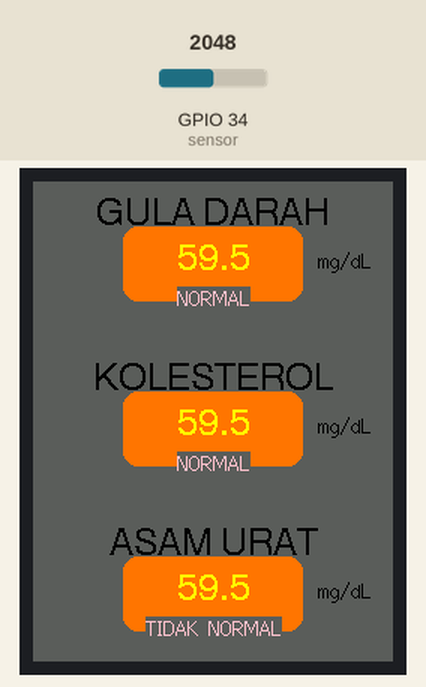
Bench run of a sketch on a simulated ESP32. Shown: 240×320 colour display. The inputs (shaded band) are chosen by the test bench; at power-on: GPIO 34 (sensor) = 2048. The audio player accepts every command and is not drawn; what the sketch prints to the serial monitor is not drawn.

Above: at 2.8 s.
2.9 s: GPIO 34 (sensor) set to 2990
At 4.26 s:
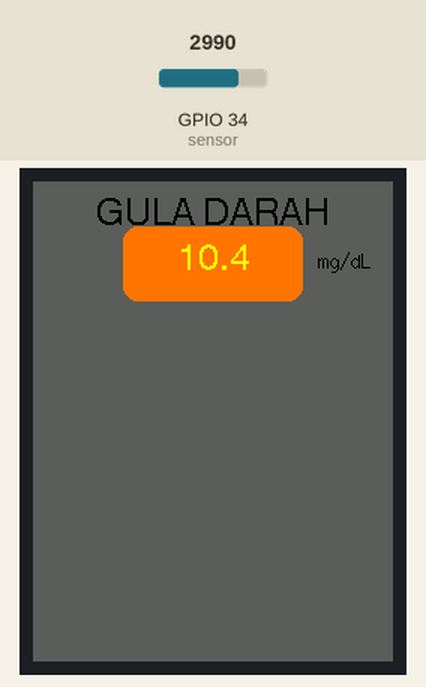
5.8 s: GPIO 34 (sensor) set to 3120
At 7.4 s:
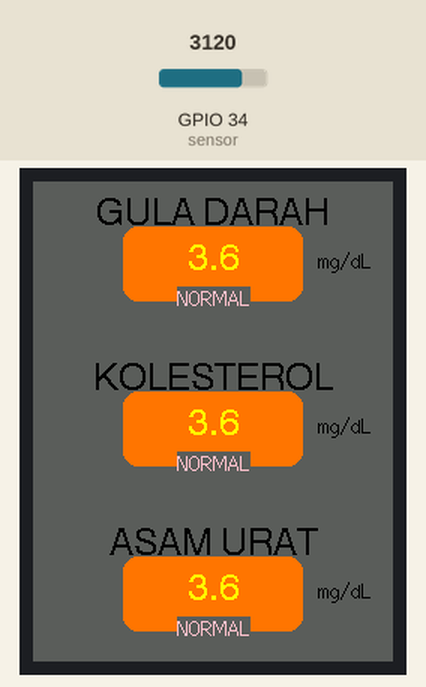
10.3 s: GPIO 34 (sensor) set to 2047
At 11.6 s:
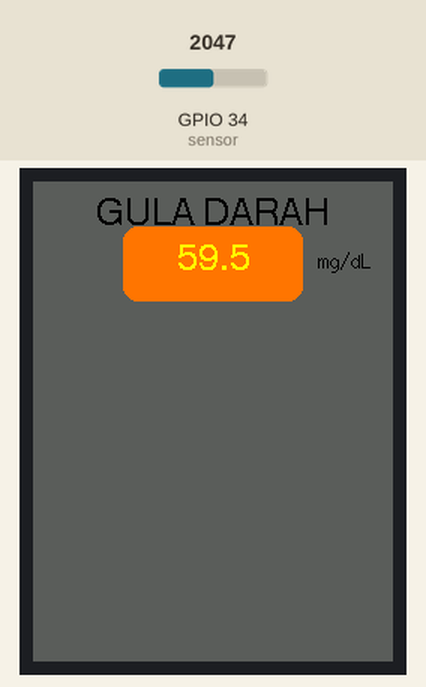
Timing chart, 0 to 13.3 s (numbered marks = the images above; inputs shaded):
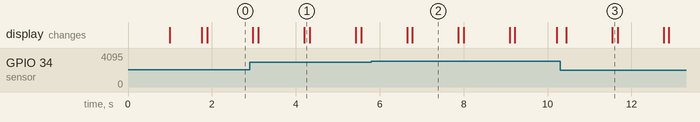

The sketch:

Penambahan_Audio.ino
```cpp
#include <TFT_eSPI.h>    // Graphics and font library for ILI9341 driver chip
#include <SPI.h>
#include <DFRobotDFPlayerMini.h>

#define TFT_GREY 0x5AEB // New colour
#define TFT_RED_ORANGE 0xFBA0 // Custom color for red-orange background

#define FPSerial Serial2  // Menggunakan Serial2 (GPIO 16 dan GPIO 17 default pada ESP32)
static const uint8_t PIN_MP3_TX = 16; // Connects to module's RX
static const uint8_t PIN_MP3_RX = 17; // Connects to module's TX
TFT_eSPI tft = TFT_eSPI();  // Invoke library
DFRobotDFPlayerMini myDFPlayer;// Create DFPlayer object
void printDetail(uint8_t type, int value);

int sensor = 34;  // Pin sensor pada ESP32

float glukosa;    // Variabel untuk kadar glukosa darah
float uricAcid;   // Variabel untuk kadar asam urat
float cholesterol; // Variabel untuk kadar kolesterol

void setup() {

  FPSerial.begin(9600, SERIAL_8N1, PIN_MP3_RX, PIN_MP3_TX); // Menggunakan pin 16 untuk RX dan 17 untuk TX
  Serial.begin(115200);  // Inisialisasi komunikasi serial dengan baud rate 9600

  delay(1000); // Tambahkan delay untuk memastikan modul siap

  pinMode(sensor, INPUT);  // Mengatur pin sensor sebagai input
  tft.init();
  tft.setRotation(2);

  // Initialize DFPlayer Mini
  if (!myDFPlayer.begin(Serial2)) {  // Mulai komunikasi dengan DFPlayer Mini
    Serial.println("DFPlayer Mini gagal diinisialisasi!");
    while (true);  // Berhenti jika gagal
  }

  Serial.println("DFPlayer Mini online.");
  myDFPlayer.volume(20);  // Set volume to a reasonable level
}

void loop() {
  int a = analogRead(sensor);  // Membaca nilai ADC dari sensor
  float voltage = a * (3.3 / 4095);  // Menghitung tegangan dari nilai ADC

  // Menghitung kadar glukosa darah dalam mg/dl
  glukosa = (((-64.641 * voltage) + 188.17) - 22);

  // Menghitung kadar asam urat dalam mg/dl (disamakan dengan pendekatan gula darah)
  uricAcid = (((-64.641 * voltage) + 188.17) - 22);

  // Menghitung kadar kolesterol dalam mg/dl (disamakan dengan pendekatan gula darah)
  cholesterol = (((-64.641 * voltage) + 188.17) - 22);

  if (glukosa < 0) glukosa = 0;
  if (uricAcid < 0) uricAcid = 0;
  if (cholesterol < 0) cholesterol = 0;

  // Membersihkan layar
  tft.fillScreen(TFT_GREY);

  // Setel ukuran teks
  tft.setTextFont(2);

  // Fungsi untuk menampilkan parameter
  displayParameter("GULA DARAH", glukosa, 120, 30);
  displayParameter("KOLESTEROL", cholesterol, 120, 140);
  displayParameter("ASAM URAT", uricAcid, 120, 250);

  delay(1000);  // Menunggu 1 detik sebelum pembacaan berikutnya
}

void displayParameter(String title, float value, int posX, int posY) {
  // Tampilkan judul parameter
  tft.setTextColor(TFT_BLACK, TFT_GREY);
  tft.drawCentreString(title, posX, posY - 20, 4);

  // Tampilkan latar belakang nilai
  tft.fillRoundRect(posX - 60, posY, 120, 50, 10, TFT_RED_ORANGE);

  // Tampilkan nilai parameter
  tft.setTextColor(TFT_YELLOW, TFT_RED_ORANGE);
  tft.drawCentreString(String(value, 1), posX, posY + 10, 4);

  // Tampilkan satuan
  tft.setTextColor(TFT_BLACK, TFT_GREY);
  tft.drawString("mg/dL", posX + 70, posY + 15, 2);

  // Tampilkan status normal/tidak normal
  String status = "";
  int audioTrack = 0; // Track number for DFPlayer

  if (title == "GULA DARAH") {
    if (value < 100) {
      status = "NORMAL";
      audioTrack = 1;  // Track 1: Audio untuk glukosa normal
    } else {
      status = "TIDAK NORMAL";
      audioTrack = 2;  // Track 2: Audio untuk glukosa tidak normal
    }
  } else if (title == "ASAM URAT") {
    if (value < 7.0) {
      status = "NORMAL";
      audioTrack = 3;  // Track 3: Audio untuk asam urat normal
    } else {
      status = "TIDAK NORMAL";
      audioTrack = 4;  // Track 4: Audio untuk asam urat tidak normal
    }
  } else if (title == "KOLESTEROL") {
    if (value < 200) {
      status = "NORMAL";
      audioTrack = 5;  // Track 5: Audio untuk kolesterol normal
    } else {
      status = "TIDAK NORMAL";
      audioTrack = 6;  // Track 6: Audio untuk kolesterol tidak normal
    }
  }

  // Mainkan audio sesuai status
  myDFPlayer.play(audioTrack);

  tft.setTextColor(TFT_PINK, TFT_GREY);
  tft.drawCentreString(status, posX, posY + 40, 2);
}
```

Measured:
- the behaviour switches between 3055 and 3056 on GPIO 34 (sensor) (found by bisection; images 1 and 2)
- after the input at 2.9 s, the display: first differs from a run without the input after 1.3 s (image 1)
- what the display in image 2 shows lasts 1.1 s, from 6.8 s to 7.9 s
